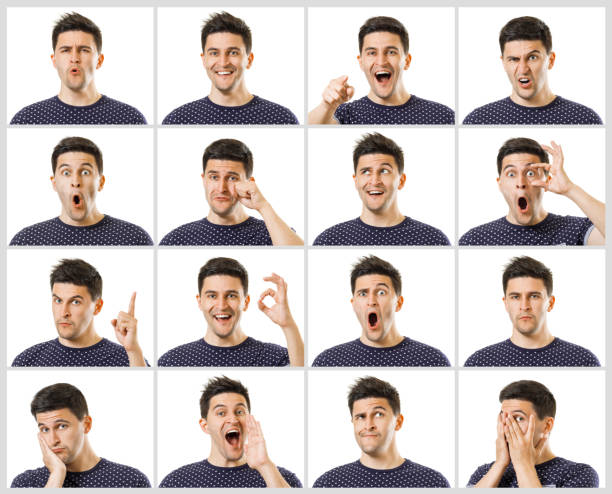
#> input picture Face Detection Using HaarCascade/mens_multple_face_image.png, 612 x 494 px, given in place of the camera
$ python faceDetectionProject.py
#> lines starting #> are read from the running program, lines starting #| are printed output that depends on the picture; after the words box and inside, x2 and y2 are one past the last pixel; in counts of white or black regions, pixels touching at a corner belong together
import cv2
import time
from random import randrange

cTime = 0
pTime = 0

cam = cv2.VideoCapture(0)
# Load some pre trained data on face frontal from opencv (haar cascade model)
trained_face_data = cv2.CascadeClassifier('I:/My Drive/Python Projects/68. Face Blur Using Harcascade/Face Detection Using HaarCascade/haarcascade_frontalface_default.xml')


while True:
    Success, frame = cam.read()
#> frame is the input picture: shape (494, 612, 3); mean B, G, R 195, 197.8, 206.8
    frame = cv2.flip(frame, 1)
    grayscaled_img = cv2.cvtColor(frame, cv2.COLOR_BGR2GRAY) # in python RGB image is actually BGR
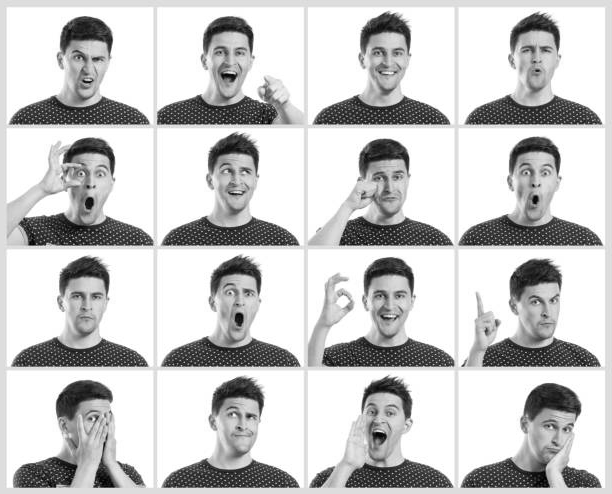
#> grayscaled_img: shape (494, 612); min 0, max 255, mean 200.2

    # Detect Faces
    face_coordinates = trained_face_data.detectMultiScale(grayscaled_img)
#> face_coordinates = 16 rows, first 6: [519, 281, 53, 53], [510, 28, 54, 54], [58, 274, 58, 58], [59, 35, 59, 59], [507, 147, 60, 60], [361, 271, 60, 60]

    # print(bboxs)
    cTime = time.time()
    fps = 1 / (cTime - pTime)
    pTime = cTime

    cv2.putText(frame, str(int(fps)), (20, 70),
                cv2.FONT_HERSHEY_SIMPLEX, 1.5, (0, 255, 0), 3)
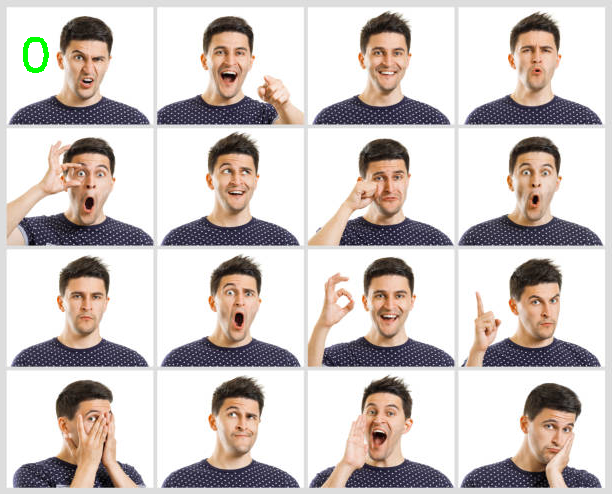
#> frame: shape (494, 612, 3); mean B, G, R 194.6, 197.8, 206.4

    cv2.imshow("Before Blur", frame)
    # if face_coordinates:
    for (x, y, w, h) in face_coordinates:
        # cv2.rectangle(img, (x, y), (x+w, y+h), (0, 255, 0), 2)
        cv2.rectangle(frame, (x, y), (x + w, y + h), (randrange(256), randrange(256), randrange(256)), 2) # varying the color in range 0 - 256

    # (x, y, w, h) = face_coordinates

        if x < 0: x = 0
        if y < 0: y = 0

        imgCrop = frame[y:y+h, x:x+w]
        imgBlur = cv2.blur(imgCrop, (35, 35))
        frame[y:y+h, x:x+w] = imgBlur
#> this loop made 16 passes
#> (w, h) on passes 1 to 12: (53, 53), (54, 54), (58, 58), (59, 59), (60, 60), (60, 60), (58, 58), (57, 57), (59, 59), (58, 58), (58, 58), (58, 58)
#> pass 1, `imgCrop = frame[y:y+h, x:x+w]`:
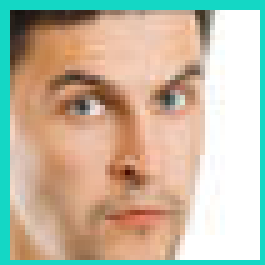
#> imgCrop: shape (53, 53, 3) (shown 5 times larger); mean B, G, R 162.3, 183.9, 192.7
#> pass 1, `imgBlur = cv2.blur(imgCrop, (35, 35))`:
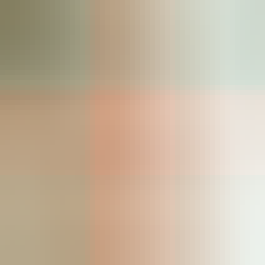
#> imgBlur: shape (53, 53, 3) (shown 5 times larger); mean B, G, R 161.2, 182.8, 199.3
#> pass 2, `imgBlur = cv2.blur(imgCrop, (35, 35))`:
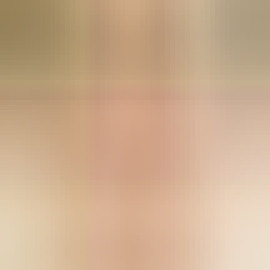
#> imgBlur: shape (54, 54, 3) (shown 5 times larger); mean B, G, R 143.8, 173.7, 204.4
#> after the loop:
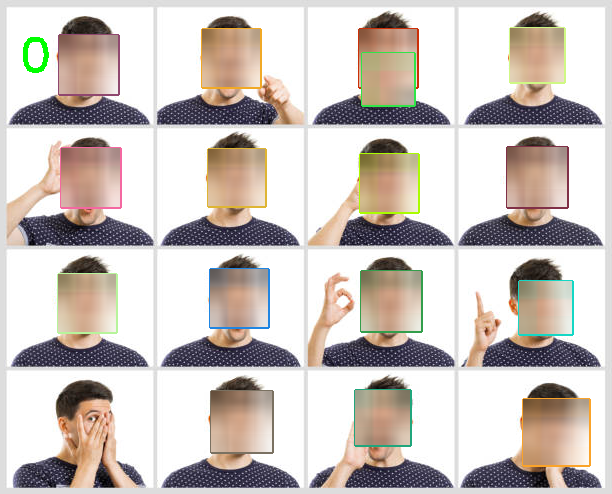
#> frame: shape (494, 612, 3); 18.97% of pixels changed, all inside (x1, y1, x2, y2) = (57, 27, 591, 467)
#> after the loop:
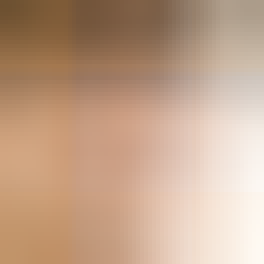
#> imgCrop: shape (66, 66, 3) (shown 4 times larger); mean B, G, R 138.1, 162.4, 194.3
        # cv2.imshow(f"image croped", imgCrop)

    cv2.imshow("After Blur", frame)
    key = cv2.waitKey(1)
#> (key Esc is pressed here)

    if key == 81 or key == 113:
        break

$ run again, on Face Detection Using HaarCascade/group.png
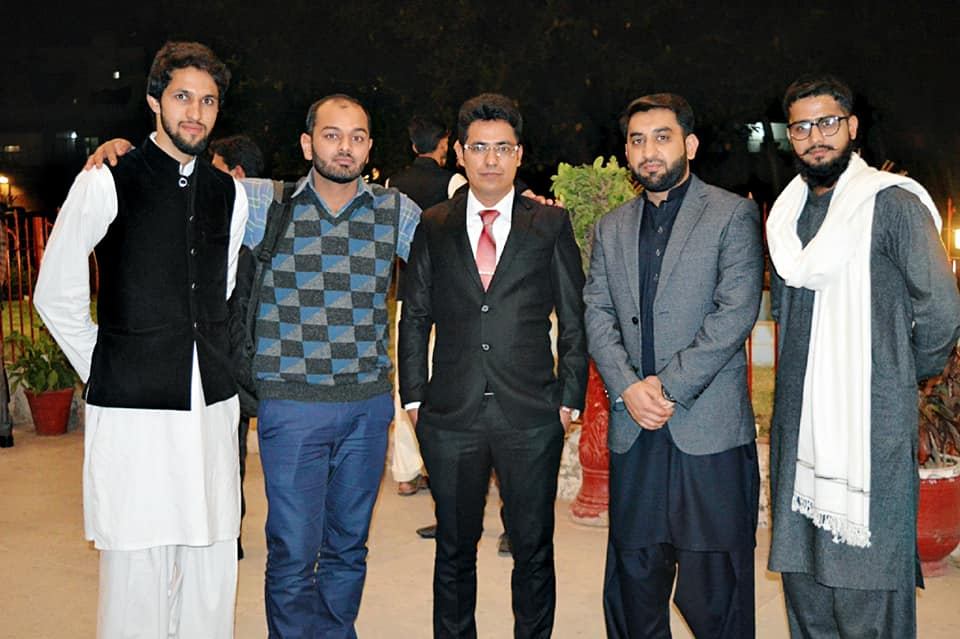
#> input picture Face Detection Using HaarCascade/group.png, 960 x 639 px, given in place of the camera
#> frame is the input picture: shape (639, 960, 3); mean B, G, R 82.5, 86, 89.2
#> face_coordinates = [[374, 321, 26, 26], [435, 123, 66, 66], [195, 246, 52, 52], [731, 72, 70, 70], [581, 109, 69, 69], [274, 113, 69, 69], [110, 97, 70, 70], [441, 191, 65, 65]]
#> the loop `for (x, y, w, h) in face_coordinates:` made 8 passes
#> after the loop `for (x, y, w, h) in face_coordinates:`:
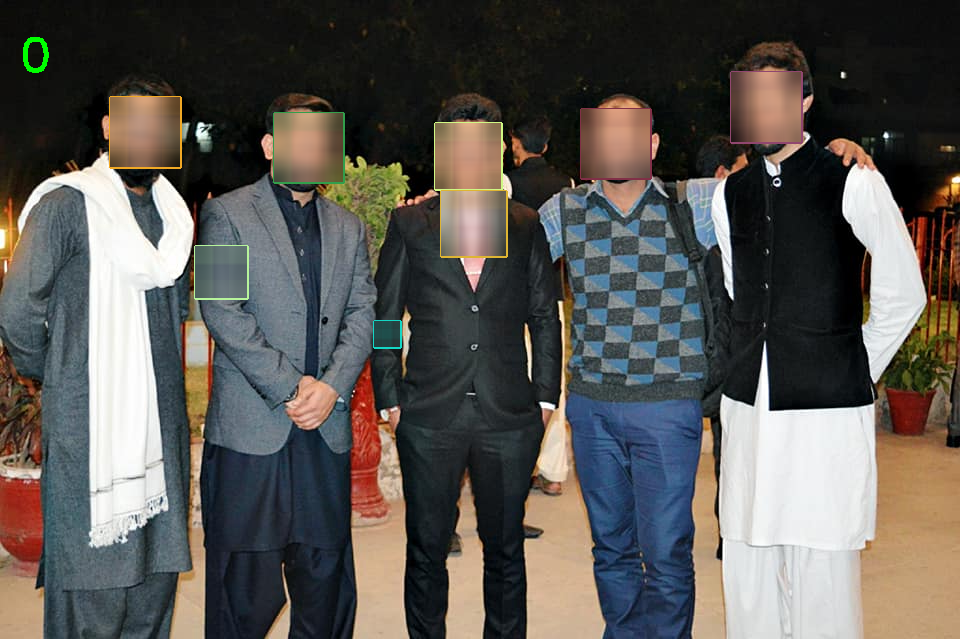
#> frame: shape (639, 960, 3); mean B, G, R 82.8, 86.9, 89.9
#> after the loop `for (x, y, w, h) in face_coordinates:`:
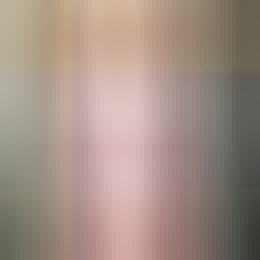
#> imgCrop: shape (65, 65, 3) (shown 4 times larger); mean B, G, R 133.6, 143.4, 162.3
